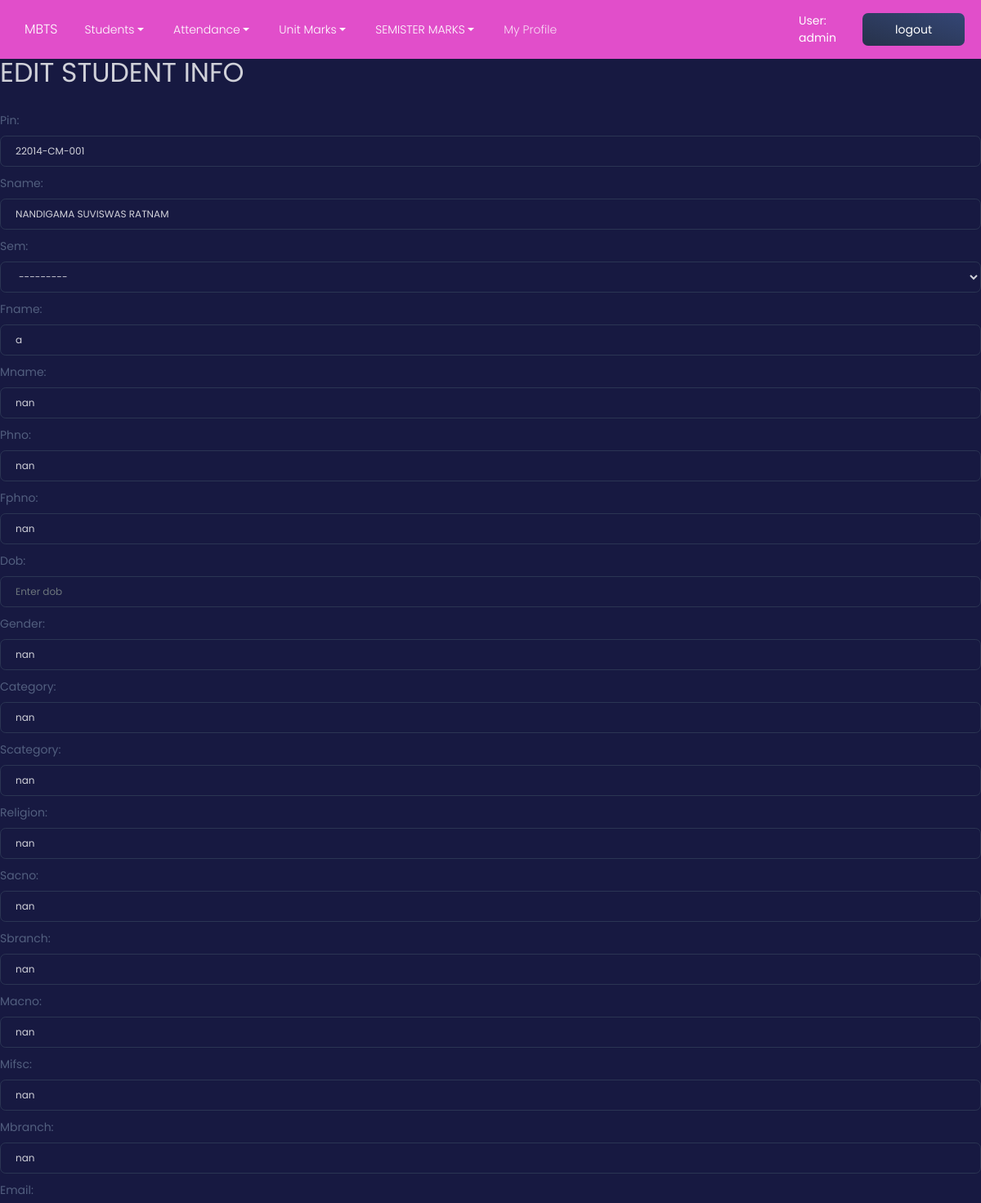
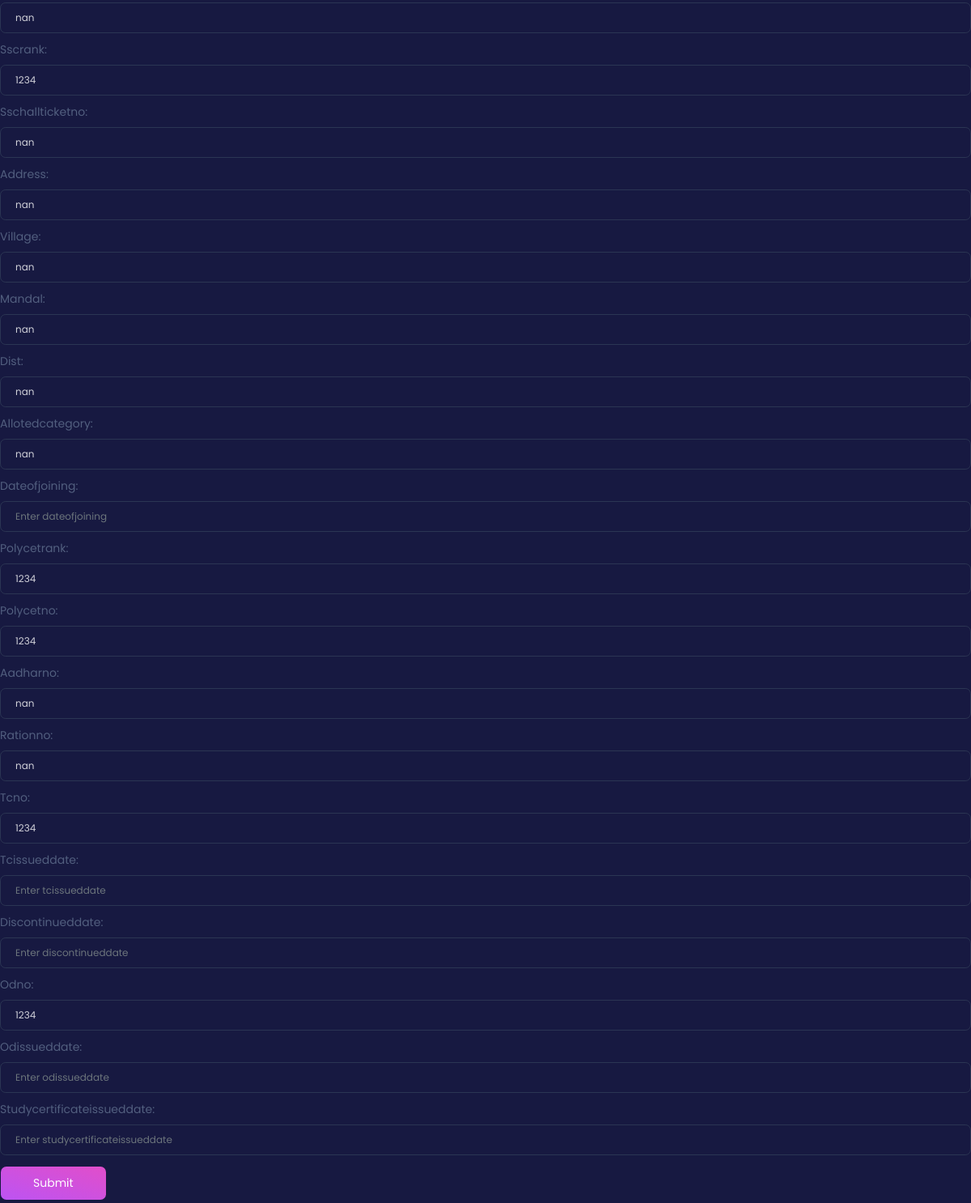
Page /n/i/22014-CM-001/edit (signed in) on the earlier database version (2 pictures, top to bottom).
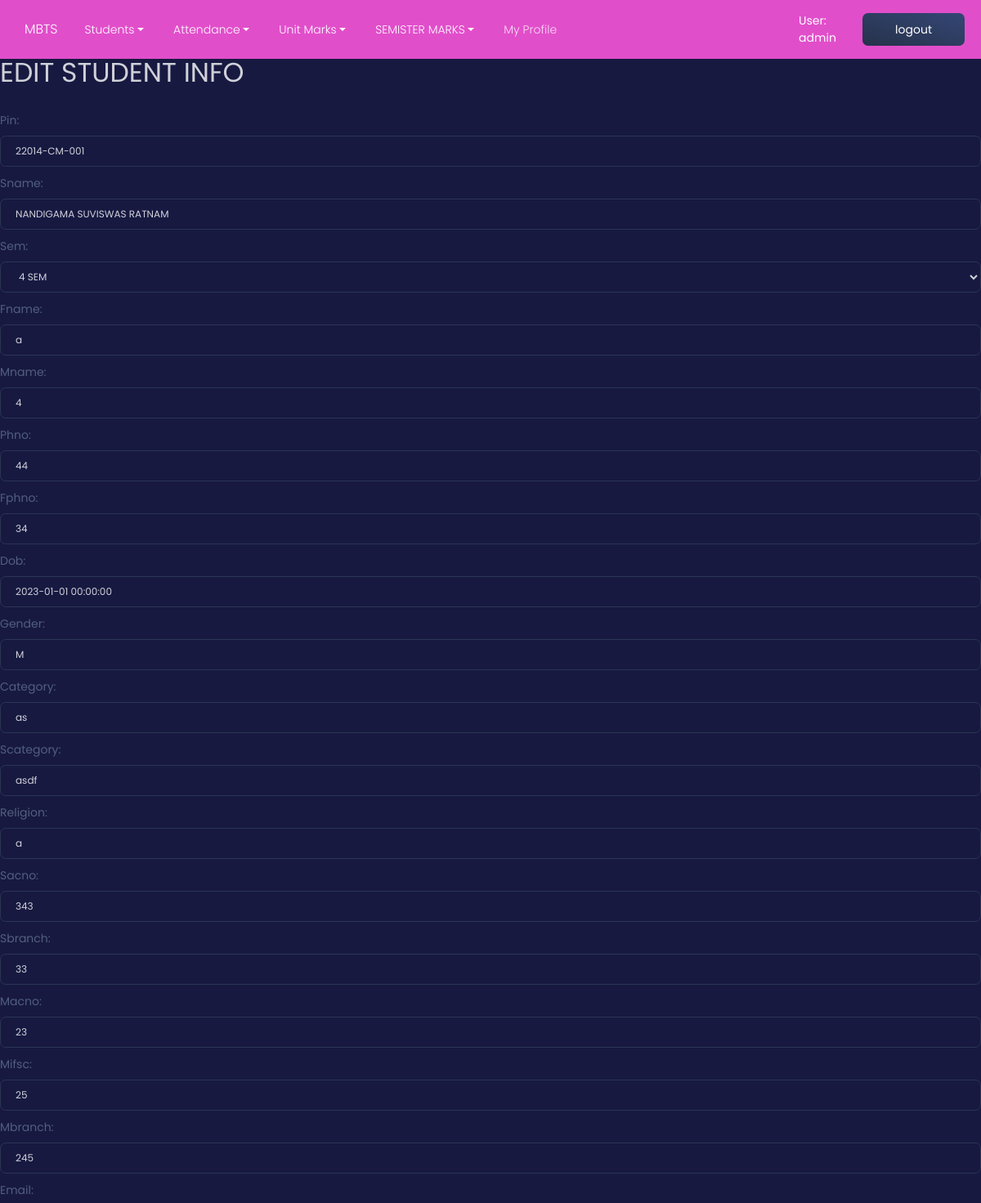
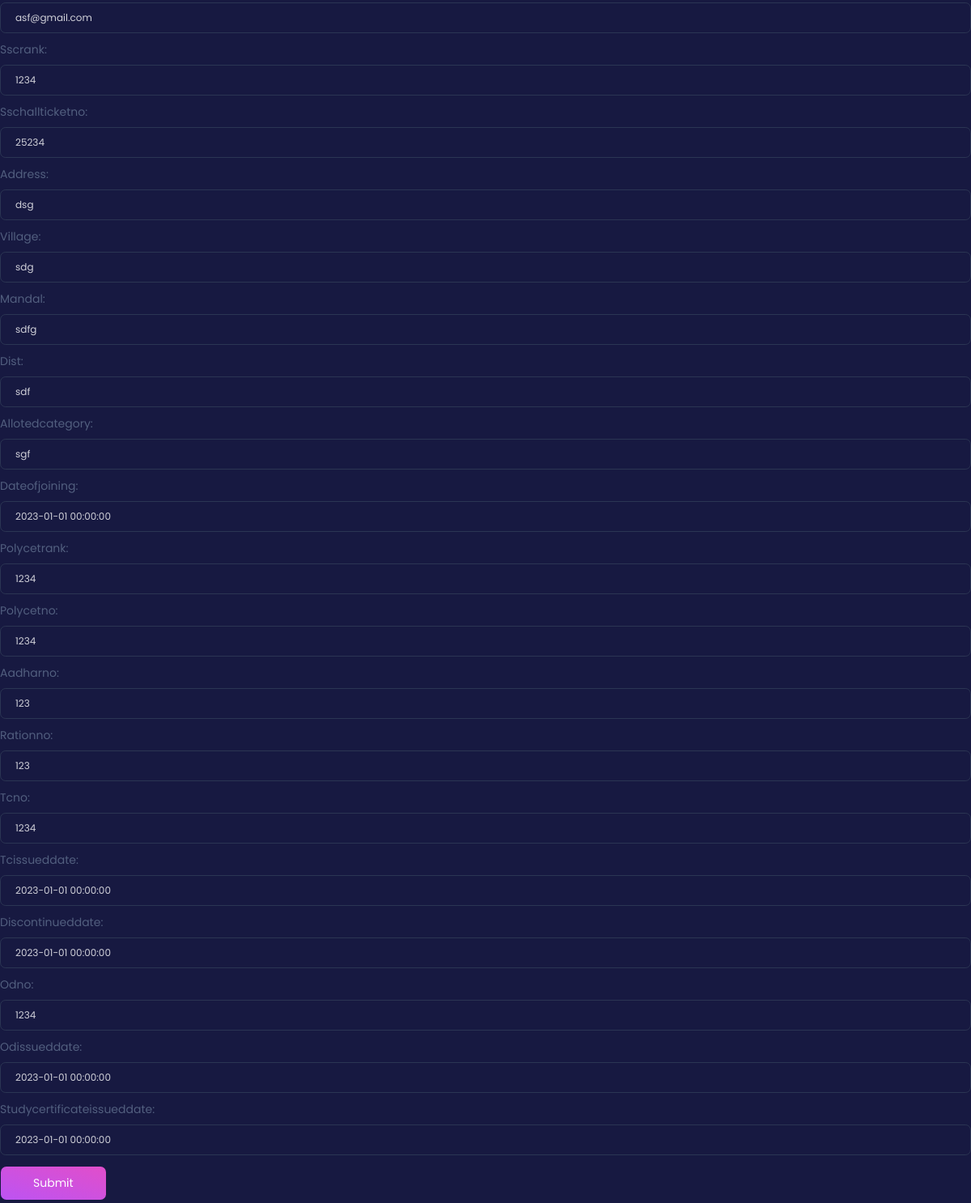
Same page on the later database version (2 pictures, top to bottom).
### mbts/models.py (models this page shows)
class Students(models.Model):
    pin = models.CharField(max_length=20, primary_key=True)
    sname=models.CharField(max_length=50, default='student')
    fname=models.CharField(max_length=50, default='father')
    mname=models.CharField(max_length=50, default='mother')
    sem = models.CharField(max_length=10, null=True, choices=StudentClass.SEMS,)
    phno=models.CharField(max_length=12, null = True)
    fphno=models.CharField(max_length=12, null=True)
    dob=models.DateTimeField(blank=True, null=True)
    gender=models.CharField(max_length=1,default='M')
    category=models.CharField(max_length=5,blank=True, null=True)
    scategory=models.CharField(max_length=10,blank=True, null=True)
    religion=models.CharField(max_length=20,blank=True, null=True)
    sacno=models.CharField(max_length=20, blank=True, null=True)
    sifsc=models.CharField(max_length=20,blank=True, null=True)
    sbranch=models.CharField(max_length=20,blank=True, null=True)
    macno=models.CharField(max_length=22, blank=True, null=True)
    mifsc=models.CharField(max_length=20,blank=True, null=True)
    mbranch=models.CharField(max_length=20,blank=True, null=True)
    email=models.CharField(max_length=30,blank=True, null=True)
    sscrank=models.IntegerField(default=1234, blank=True, null=True)
    sschallticketno=models.CharField(max_length=20, blank=True, null=True)
    address=models.CharField(max_length=30, blank=True, null=True)
    village=models.CharField(max_length=20, blank=True, null=True)
    mandal=models.CharField(max_length=20, blank=True, null=True)
    dist=models.CharField(max_length=20, blank=True,null=True)
    allotedcategory=models.CharField(max_length=20,blank=True, null=True)
    dateofjoining=models.DateTimeField(blank=True, null=True)
    polycetrank=models.IntegerField(blank=True,null=True)
    polycetno=models.IntegerField(blank=True,null=True)
    aadharno=models.CharField(max_length=22, blank=True,null=True)
    rationno=models.CharField(max_length=20,blank=True,null=True)
    tcno=models.IntegerField(blank=True, null=True)
    discontinueddate=models.DateTimeField(blank=True, null=True)
    odno=models.IntegerField(blank=True,null=True)
    odissueddate=models.DateTimeField(blank=True, null=True)
    tcissueddate=models.DateTimeField(blank=True, null=True)
    studycertificateissueddate=models.DateTimeField(blank=True, null=True)
    studentimage = models.ImageField(
        ("Title Image"),
        upload_to='static/Images/student_image/',
         max_length=None,
         blank = True,null = True)
    user = models.OneToOneField(User, on_delete=models.CASCADE, blank=True, null= True)

### mbts/views/student.py (the view, shortened to what this page needs)
# urls.py: path("i/<str:spin>/edit", student.edit, name="student_edit"),
@login_required
def edit(request, spin):
    context = {}
    s = Students.objects.get(pin=spin)
    if(request.method == "GET"):
        sf = StudentForm(instance=s)
        context['forms'] = sf
        return render(request, "students/edit.html",context)

### mbts/forms.py
class StudentForm(ModelForm):
    class Meta:
        model = Students
        fields = ["pin","sname","sem","fname","mname","phno","fphno","dob","gender","category","scategory","religion","sacno","sbranch","macno","mifsc","mbranch","email","sscrank","sschallticketno","address","village","mandal","dist","allotedcategory","dateofjoining","polycetrank","polycetno","aadharno","rationno","tcno","tcissueddate","discontinueddate","odno","odissueddate","studycertificateissueddate"]
        widgets = {
            'student_image': forms.FileInput(attrs={'class': 'form-control'}),
        }
    def __init__(self, *args, **kwargs):
        super().__init__(*args, **kwargs)
        for field in iter(self.fields):
            self.fields[field].widget.attrs.update({
                'class': 'form-control',
                'placeholder': 'Enter ' + field
            })

### mbts/templates/students/edit.html (shortened to what this page needs)
{% extends "base.html" %}
{% block content %}
<h1>EDIT STUDENT INFO</h1>
<form action = "" method = "post" enctype="multipart/form-data">
      {% for field in forms %}
        <div class="form-group">
        {{ field.label_tag }} {{ field }}
        </div>
       {% endfor %}
    <input type="submit" class="btn btn-primary" value="Submit" />
</form>
{% endblock %}

Differences in the rows shown:
changed Students "22014-CM-001": sem "---------" → "4 SEM"; mname "nan" → "4"; phno "nan" → "44"; fphno "nan" → "34"; dob (not shown) → "2023-01-01 00:00:00"; gender "nan" → "M"; category "nan" → "as"; scategory "nan" → "asdf"; religion "nan" → "a"; sacno "nan" → "343"; sbranch "nan" → "33"; macno "nan" → "23"; mifsc "nan" → "25"; mbranch "nan" → "245"; email "nan" → "asf@gmail.com"; sschallticketno "nan" → "25234"; address "nan" → "dsg"; village "nan" → "sdg"; mandal "nan" → "sdfg"; dist "nan" → "sdf"; allotedcategory "nan" → "sgf"; dateofjoining (not shown) → "2023-01-01 00:00:00"; aadharno "nan" → "123"; rationno "nan" → "123"; tcissueddate (not shown) → "2023-01-01 00:00:00"; discontinueddate (not shown) → "2023-01-01 00:00:00"; odissueddate (not shown) → "2023-01-01 00:00:00"; studycertificateissueddate (not shown) → "2023-01-01 00:00:00"
